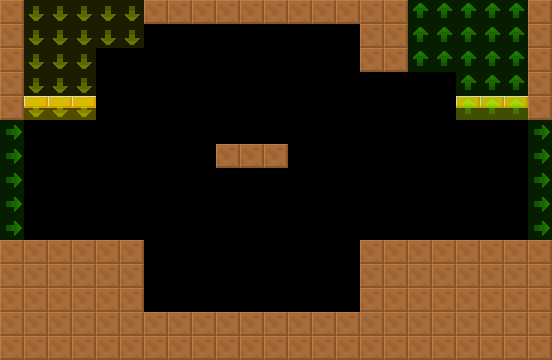

Tiled map render using the project's own tile images. Description and the map definition, with tile-layer contents summarised, below:
An orthogonal 23x15 tile map with 24x24 px tiles, 2 tile layers (col, lnk), 2 tilesets and 2 objects (RotatingBall, Spikes).

<map version="1.4" tiledversion="1.4.2" orientation="orthogonal" renderorder="right-down" width="23" height="15" tilewidth="24" tileheight="24" infinite="0" nextlayerid="4" nextobjectid="8">
 <tileset firstgid="6" source="../../lnk.tsx" />
 <tileset firstgid="1" source="../../col.tsx" />
 <layer id="1" name="col" width="23" height="15">
  <data>[345 cells, 122 non-empty, 2 distinct tile ids]</data>
 </layer>
 <layer id="2" name="lnk" width="23" height="15" opacity="0.5">
  <data>[345 cells, 50 non-empty, 3 distinct tile ids]</data>
 </layer>
 <objectgroup id="3" name="markers" opacity="0.5">
  <object id="1" name="RotatingBall" type="RotatingBall" x="240" y="144" width="24" height="24">
   <properties>
    <property name="yr" value="0" />
    <property name="xr" value="0" />
   </properties>
  </object>
  <object id="2" name="Spikes" type="Spikes" x="144" y="288" width="216" height="24">
   <properties>
    <property name="yr" value="0" />
    <property name="xr" value="0" />
   </properties>
  </object>
 </objectgroup>
</map>
